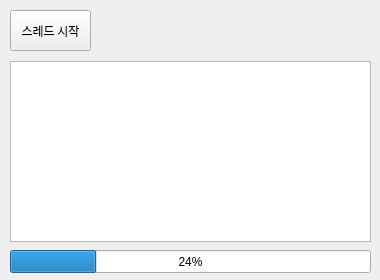
<?xml version="1.0" encoding="UTF-8"?>
<ui version="4.0">
 <class>Form</class>
 <widget class="QWidget" name="Form">
  <property name="geometry">
   <rect>
    <x>0</x>
    <y>0</y>
    <width>380</width>
    <height>280</height>
   </rect>
  </property>
  <property name="minimumSize">
   <size>
    <width>380</width>
    <height>280</height>
   </size>
  </property>
  <property name="maximumSize">
   <size>
    <width>380</width>
    <height>280</height>
   </size>
  </property>
  <property name="windowTitle">
   <string>스레드 테스트</string>
  </property>
  <widget class="QPushButton" name="btnStart">
   <property name="geometry">
    <rect>
     <x>10</x>
     <y>10</y>
     <width>81</width>
     <height>41</height>
    </rect>
   </property>
   <property name="font">
    <font>
     <family>나눔고딕</family>
    </font>
   </property>
   <property name="text">
    <string>스레드 시작</string>
   </property>
  </widget>
  <widget class="QTextBrowser" name="txbLog">
   <property name="geometry">
    <rect>
     <x>10</x>
     <y>61</y>
     <width>361</width>
     <height>181</height>
    </rect>
   </property>
  </widget>
  <widget class="QProgressBar" name="pgbTask">
   <property name="geometry">
    <rect>
     <x>10</x>
     <y>250</y>
     <width>361</width>
     <height>23</height>
    </rect>
   </property>
   <property name="value">
    <number>24</number>
   </property>
  </widget>
 </widget>
 <resources/>
 <connections/>
</ui>
